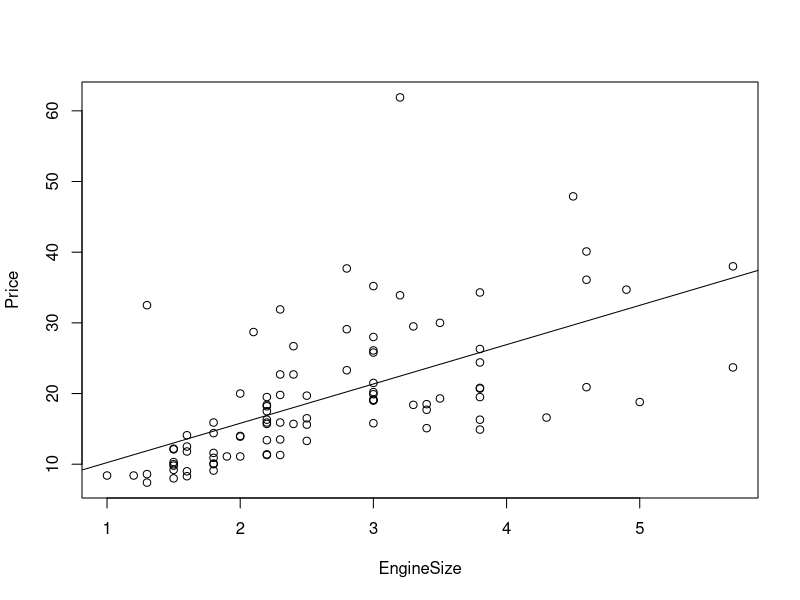
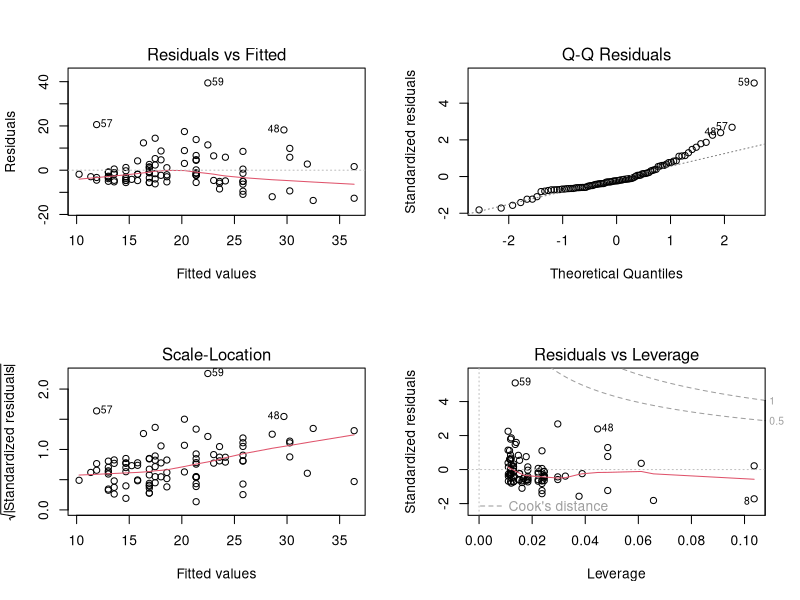
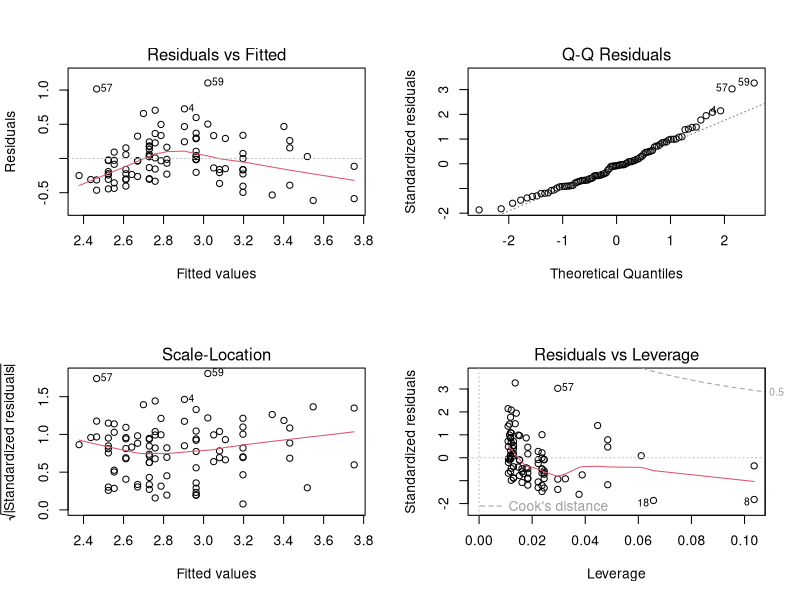

Here is the R script that generated these plots, in order:
## ---- chunk 1
#| label: fig-cars
#| fig-cap: "???"

cars <- MASS::Cars93
cars.lm <- lm(Price ~ EngineSize, data = cars)
summary(cars.lm)
plot(Price ~ EngineSize, data = cars)
abline(cars.lm)
## ---- chunk 2
par(mfrow = c(2,2))
plot(cars.lm)
par(mfrow = c(1,1))
## ---- chunk 3
cars.lm.log <- lm(log(Price) ~ EngineSize, data = cars)

summary(cars.lm.log)

par(mfrow = c(2,2))
plot(cars.lm.log)
par(mfrow = c(1,1))
